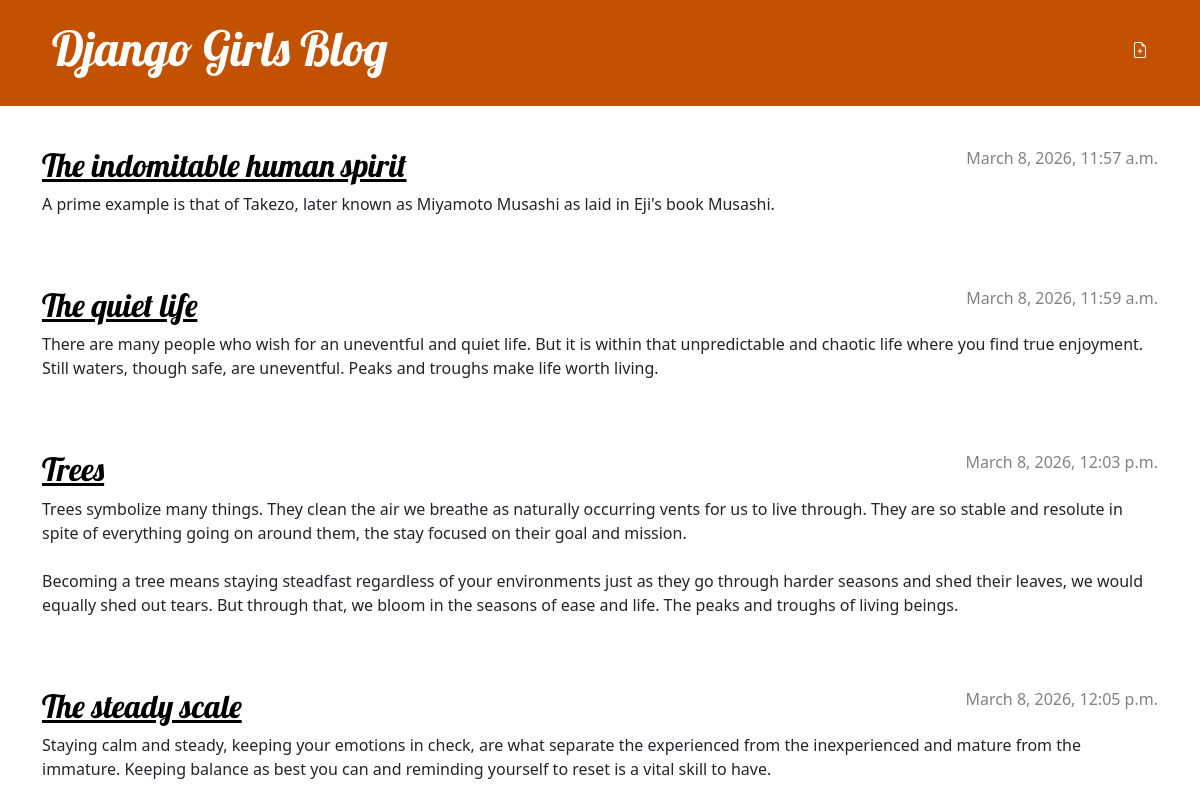
/, run on an earlier commit of the app's database.
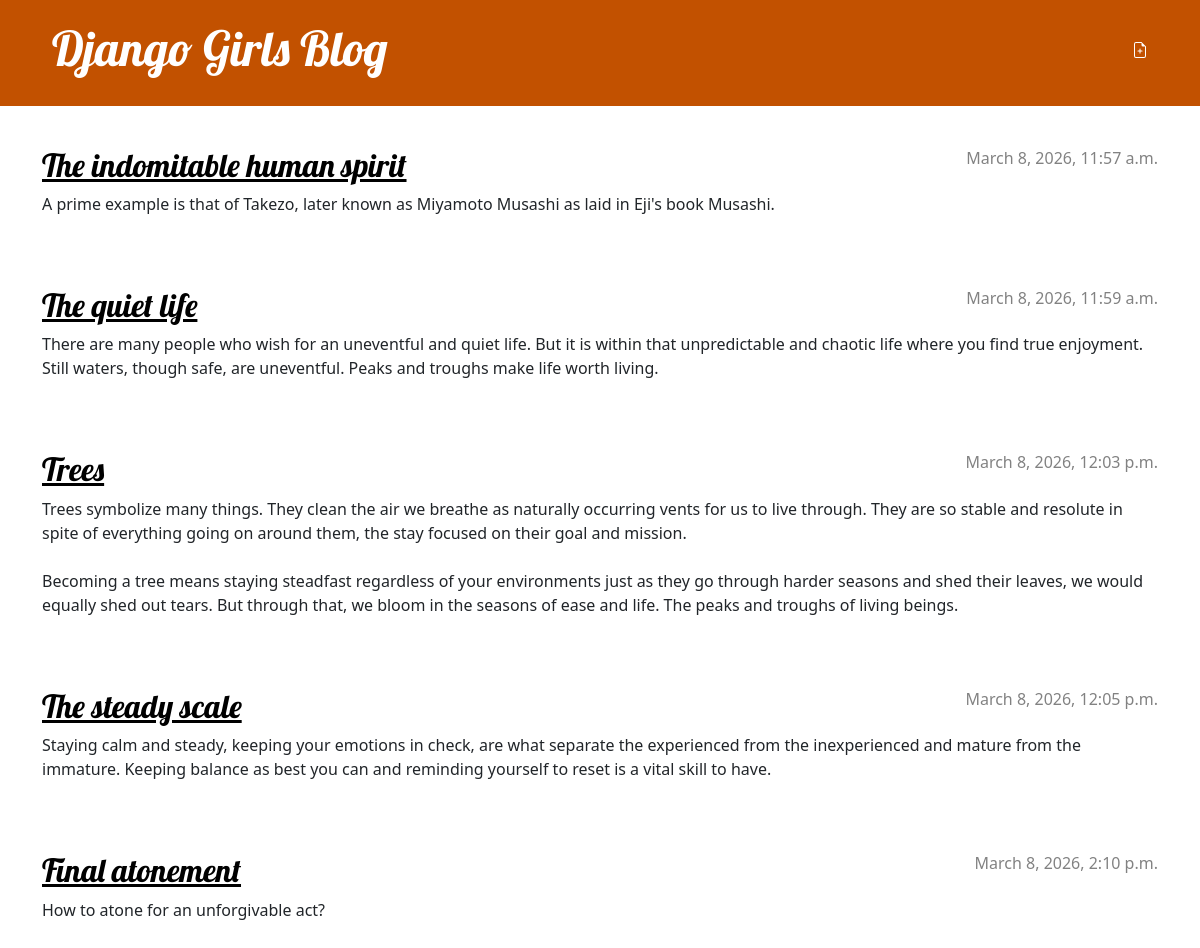
And on a later commit of the database.
### blog/models.py (models this page shows, shortened)
class Post(models.Model):
    author = models.ForeignKey(settings.AUTH_USER_MODEL, on_delete=models.CASCADE)
    title = models.CharField(max_length=200)
    text = models.TextField()
    created_date = models.DateTimeField(default=timezone.now)
    published_date = models.DateTimeField(blank=True, null=True)

### blog/views.py (the view)
# urls.py: path('' , views.post_list, name='post_list'),
def post_list(request):
    posts = Post.objects.filter(published_date__lte=timezone.now()).order_by('published_date')
    return render(request, 'blog/post_list.html', {'posts': posts})

### blog/templates/blog/post_list.html (shortened to what this page needs)
{% extends "blog/base.html" %}
{% block content%}
    {% for post in posts %}
        <article class="post">
            <time class="date">
                {{ post.published_date }}
            </time>
            <h2><a href="{% url 'post_detail' pk=post.pk %}">{{ post.title }}</a></h2>
            <p>{{ post.text|linebreaksbr }}</p>
        </article>
    {% endfor %}
{% endblock %}

What changed in the data, as far as the page shows it:
added Post: published_date "March 8, 2026, 2:10 p.m.", title "Final atonement", text "How to atone for an unforgivable act?"
